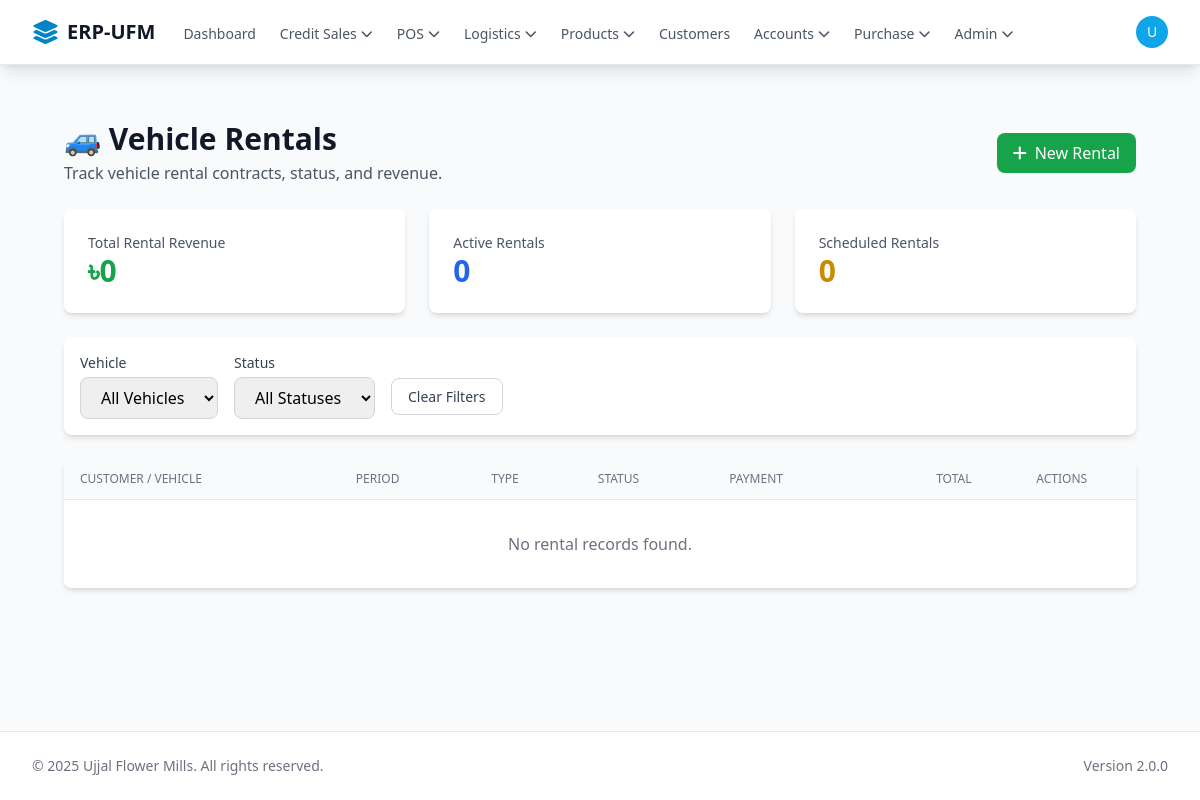
The app's page /logistics/rentals/index.php (signed in), older data.
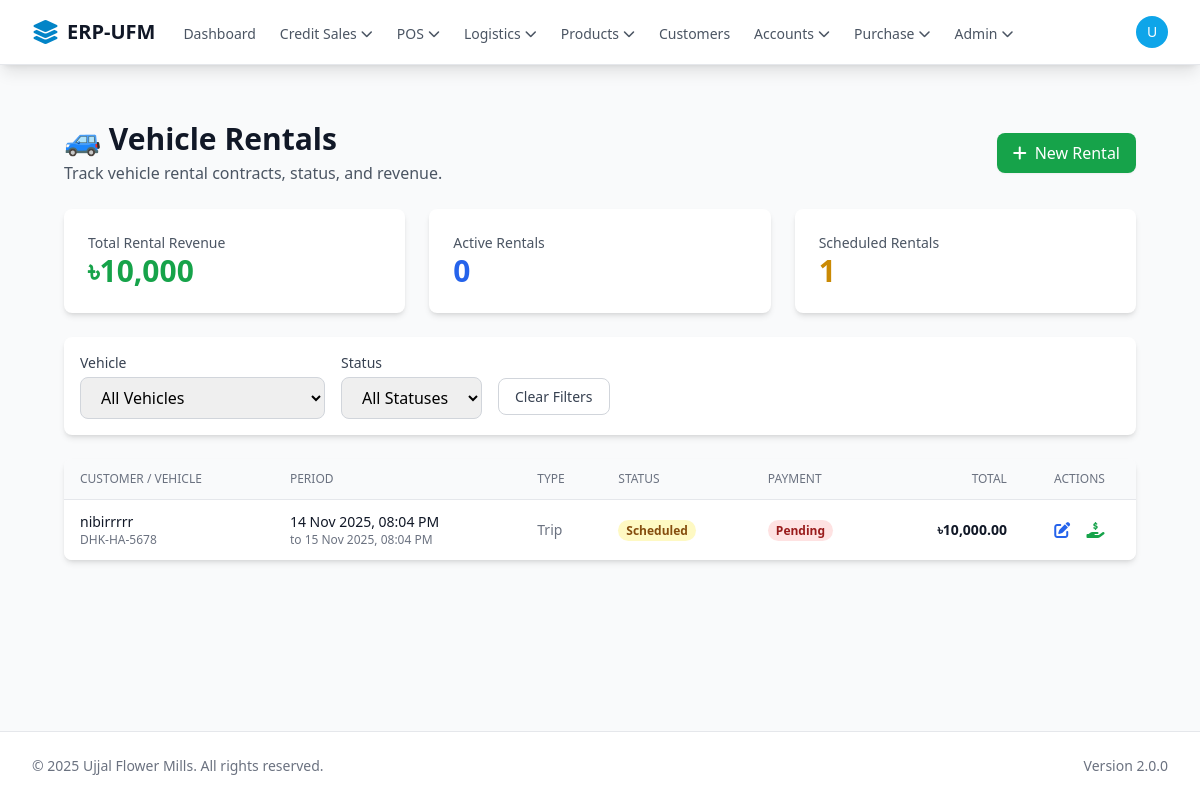
The same page, newer data.
### tables this page shows
CREATE TABLE `vehicle_rentals` (
  `id` int(11) NOT NULL,
  `vehicle_id` int(11) NOT NULL,
  `customer_id` bigint(20) UNSIGNED NOT NULL,
  `rental_type` enum('Trip','Daily','Monthly','Fixed') NOT NULL,
  `start_datetime` datetime NOT NULL,
  `end_datetime` datetime NOT NULL,
  `rate` decimal(12,2) NOT NULL DEFAULT 0.00,
  `total_amount` decimal(12,2) NOT NULL DEFAULT 0.00,
  `status` enum('Scheduled','In Progress','Completed','Cancelled') NOT NULL DEFAULT 'Scheduled',
  `payment_status` enum('Pending','Partially Paid','Paid') NOT NULL DEFAULT 'Pending',
  `notes` text DEFAULT NULL,
  `journal_entry_id` bigint(20) UNSIGNED DEFAULT NULL,
  `created_by_user_id` bigint(20) UNSIGNED DEFAULT NULL,
  `created_at` timestamp NULL DEFAULT current_timestamp(),
  `updated_at` timestamp NULL DEFAULT current_timestamp() ON UPDATE current_timestamp()
);

CREATE TABLE `customers` (
  `id` bigint(20) UNSIGNED NOT NULL,
  `uuid` varchar(36) NOT NULL DEFAULT uuid() COMMENT 'Public-safe unique ID',
  `customer_type` enum('Credit','POS') NOT NULL DEFAULT 'POS' COMMENT 'Credit customers are eligible for a limit, POS are not.',
  `name` varchar(255) NOT NULL COMMENT 'Contact person''s name or a walk-in customer''s name',
  `business_name` varchar(255) DEFAULT NULL COMMENT 'The registered business name, if any',
  `phone_number` varchar(50) NOT NULL COMMENT 'Primary contact phone',
  `email` varchar(100) DEFAULT NULL COMMENT 'Optional but highly recommended for invoices',
  `business_address` text DEFAULT NULL,
  `photo_url` varchar(255) DEFAULT NULL COMMENT 'File path to an optional customer photo',
  `credit_limit` decimal(12,2) NOT NULL DEFAULT 0.00 COMMENT 'The max credit allowed. Application logic will enforce 0.00 for POS customers.',
  `initial_due` decimal(12,2) NOT NULL DEFAULT 0.00 COMMENT 'One-time starting balance (if migrating)',
  `current_balance` decimal(12,2) NOT NULL DEFAULT 0.00 COMMENT 'Live A/R balance. Will be updated by invoices and payments.',
  `status` enum('active','inactive','blacklisted') NOT NULL DEFAULT 'active',
  `created_at` timestamp NOT NULL DEFAULT current_timestamp(),
  `updated_at` timestamp NOT NULL DEFAULT current_timestamp() ON UPDATE current_timestamp()
);

CREATE TABLE `vehicles` (
  `id` int(11) NOT NULL,
  `vehicle_number` varchar(50) NOT NULL,
  `vehicle_type` enum('Own','Rented') NOT NULL DEFAULT 'Own',
  `category` enum('Truck','Van','Pickup','Motorcycle','Other') DEFAULT 'Truck',
  `capacity_kg` decimal(10,2) DEFAULT 0.00,
  `fuel_type` enum('Diesel','Petrol','CNG','Electric') DEFAULT 'Diesel',
  `make` varchar(100) DEFAULT NULL,
  `model` varchar(100) DEFAULT NULL,
  `year` int(11) DEFAULT NULL,
  `status` enum('Active','Maintenance','Inactive') DEFAULT 'Active',
  `ownership_status` enum('Owned','Leased','Rented') DEFAULT 'Owned',
  `assigned_branch_id` bigint(20) UNSIGNED DEFAULT NULL,
  `rental_rate_per_day` decimal(10,2) DEFAULT NULL,
  `rental_start_date` date DEFAULT NULL,
  `rental_end_date` date DEFAULT NULL,
  `rental_vendor_name` varchar(255) DEFAULT NULL,
  `rental_vendor_phone` varchar(20) DEFAULT NULL,
  `purchase_date` date DEFAULT NULL,
  `purchase_price` decimal(12,2) DEFAULT NULL,
  `current_mileage` decimal(10,2) DEFAULT 0.00,
  `next_service_due_date` date DEFAULT NULL,
  `next_service_due_mileage` decimal(10,2) DEFAULT NULL,
  `notes` text DEFAULT NULL,
  `created_at` timestamp NULL DEFAULT current_timestamp(),
  `updated_at` timestamp NULL DEFAULT current_timestamp() ON UPDATE current_timestamp()
);

### core/init.php (called while the page is built, shortened)
<?php
spl_autoload_register(function ($class) {
    $class_file = __DIR__ . '/classes/' . $class . '.php';
});
$db = Database::getInstance();

### core/classes/Database.php (called while the page is built, shortened)
<?php
class Database
{
    private static $_instance = null;
    private $_pdo,
            $_query,
            $_error = false,
            $_results,
            $_count = 0;
    private function __construct()
    {
        try {
            $options = [
                PDO::ATTR_PERSISTENT => true,
                PDO::ATTR_ERRMODE => PDO::ERRMODE_EXCEPTION,
                PDO::ATTR_DEFAULT_FETCH_MODE => PDO::FETCH_OBJ,
                PDO::MYSQL_ATTR_INIT_COMMAND => "SET NAMES utf8mb4 COLLATE utf8mb4_unicode_ci"
            ];
            $this->_pdo = new PDO('mysql:host=' . DB_HOST . ';dbname=' . DB_NAME . ';charset=utf8mb4', DB_USER, DB_PASS, $options);
        } catch (PDOException $e) {
            error_log("Database Connection Error: " . $e->getMessage());
            die("Database connection failed. Please check logs or contact support.");
        }
    }
    public static function getInstance()
    {
        if (!isset(self::$_instance)) {
            self::$_instance = new Database();
        }
        return self::$_instance;
    }
    public function query($sql, $params = [])
    {
        $this->_results = [];
        try {
            $this->_query = $this->_pdo->prepare($sql);
            $success = $this->_query->execute($params);
            if ($success) {
                if (stripos(trim($sql), 'SELECT') === 0) {
                    $this->_results = $this->_query->fetchAll(PDO::FETCH_OBJ);
                } else {
                    $this->_count = $this->_query->rowCount();
                }
            }
        } catch (PDOException $e) {
            $this->_error = true;
            error_log("SQL Error [{$e->getCode()}]: {$e->getMessage()} in query: $sql | Params: " . print_r($params, true));
        }
        return $this;
    }
    public function results()
    {
        return $this->_results;
    }
    public function first()
    {
        return $this->_results[0] ?? null;
    }
}
?>

### logistics/rentals/index.php (the view, shortened to what the changed rows need)
<?php
require_once '../../core/init.php';
global $db;
$where_conditions = [];
$params = [];
$where_clause = !empty($where_conditions) ? 'WHERE ' . implode(' AND ', $where_conditions) : '';
$rentals = $db->query(
    "SELECT
        vr.*,
        v.vehicle_number,
        c.name as customer_name
     FROM vehicle_rentals vr
     JOIN vehicles v ON vr.vehicle_id = v.id
     JOIN customers c ON vr.customer_id = c.id
     $where_clause
     ORDER BY vr.start_datetime DESC
     LIMIT 100",
    $params
)->results();
$stats = $db->query(
    "SELECT
        SUM(total_amount) as total_revenue,
        SUM(CASE WHEN status = 'In Progress' THEN 1 ELSE 0 END) as active_rentals,
        SUM(CASE WHEN status = 'Scheduled' THEN 1 ELSE 0 END) as scheduled_rentals
     FROM vehicle_rentals
     WHERE status != 'Cancelled'"
)->first();
require_once '../../templates/header.php';
?>
<div class="max-w-screen-2xl mx-auto px-4 sm:px-6 lg:px-8 py-6">
    <div class="flex justify-between items-center mb-6">
        <div>
            <h1 class="text-3xl font-bold text-gray-900">🚙 Vehicle Rentals</h1>
        </div>
    </div>
    <div class="grid grid-cols-1 md:grid-cols-3 gap-6 mb-6">
        <div class="bg-white rounded-lg shadow-md p-6">
            <p class="text-sm text-gray-600">Total Rental Revenue</p>
            <p class="text-3xl font-bold text-green-600">৳<?php echo number_format($stats->total_revenue ?? 0, 0); ?></p>
        </div>
        <div class="bg-white rounded-lg shadow-md p-6">
            <p class="text-sm text-gray-600">Scheduled Rentals</p>
            <p class="text-3xl font-bold text-yellow-600"><?php echo $stats->scheduled_rentals ?? 0; ?></p>
        </div>
    </div>
    <div class="bg-white rounded-lg shadow-md overflow-hidden">
        <div class="overflow-x-auto">
            <table class="min-w-full divide-y divide-gray-200">
                <thead class="bg-gray-50">
                    <tr>
                        <th class="px-4 py-3 text-left text-xs font-medium text-gray-500 uppercase">Customer / Vehicle</th>
                        <th class="px-4 py-3 text-left text-xs font-medium text-gray-500 uppercase">Period</th>
                        <th class="px-4 py-3 text-left text-xs font-medium text-gray-500 uppercase">Type</th>
                        <th class="px-4 py-3 text-left text-xs font-medium text-gray-500 uppercase">Status</th>
                        <th class="px-4 py-3 text-left text-xs font-medium text-gray-500 uppercase">Payment</th>
                        <th class="px-4 py-3 text-right text-xs font-medium text-gray-500 uppercase">Total</th>
                        <th class="px-4 py-3 text-center text-xs font-medium text-gray-500 uppercase">Actions</th>
                    </tr>
                </thead>
                <tbody class="bg-white divide-y divide-gray-200">
                    <?php if (empty($rentals)): ?>
                    <tr>
                        <td colspan="7" class="px-4 py-8 text-center text-gray-500">No rental records found.</td>
                    </tr>
                    <?php else: ?>
                        <?php
                        foreach ($rentals as $rental):
                            $status_color = 'gray';
                            if ($rental->status == 'Scheduled') $status_color = 'yellow';
                            $payment_color = 'red';
                        ?>
                        <tr class="hover:bg-gray-50">
                            <td class="px-4 py-3">
                                <div class="text-sm font-medium text-gray-900"><?php echo htmlspecialchars($rental->customer_name); ?></div>
                                <div class="text-xs text-gray-500"><?php echo htmlspecialchars($rental->vehicle_number); ?></div>
                            </td>
                            <td class="px-4 py-3">
                                <div class="text-sm text-gray-900"><?php echo date('d M Y, h:i A', strtotime($rental->start_datetime)); ?></div>
                                <div class="text-xs text-gray-500">to <?php echo date('d M Y, h:i A', strtotime($rental->end_datetime)); ?></div>
                            </td>
                            <td class="px-4 py-3 text-sm text-gray-500"><?php echo htmlspecialchars($rental->rental_type); ?></td>
                            <td class="px-4 py-3 text-sm">
                                <span class="px-2 py-0.5 text-xs font-bold rounded-full bg-<?php echo $status_color; ?>-100 text-<?php echo $status_color; ?>-800">
                                    <?php echo htmlspecialchars($rental->status); ?>
                                </span>
                            </td>
                            <td class="px-4 py-3 text-sm">
                                <span class="px-2 py-0.5 text-xs font-bold rounded-full bg-<?php echo $payment_color; ?>-100 text-<?php echo $payment_color; ?>-800">
                                    <?php echo htmlspecialchars($rental->payment_status); ?>
                                </span>
                            </td>
                            <td class="px-4 py-3 text-sm text-right font-bold text-gray-900">
                                ৳<?php echo number_format($rental->total_amount, 2); ?>
                            </td>
                            <td class="px-4 py-3 text-center">
                                <a href="manage.php?id=<?php echo $rental->id; ?>" class="text-blue-600 hover:text-blue-800" title="Edit">
                                    <i class="fas fa-edit"></i>
                                </a>
                                <a href="../accounts/receive_payment.php?rental_id=<?php echo $rental->id; ?>" class="text-green-600 hover:text-green-800 ml-3" title="Receive Payment">
                                    <i class="fas fa-hand-holding-usd"></i>
                                </a>
                            </td>
                        </tr>
                        <?php endforeach; ?>
                    <?php endif; ?>
                </tbody>
            </table>
        </div>
    </div>
</div>
<?php require_once '../../templates/footer.php'; ?>

Row changes from the older to the newer data that the page shows:
added vehicle_rentals: customer.name "nibirrrrr", vehicle.vehicle_number "DHK-HA-5678", start_datetime "14 Nov 2025, 08:04 PM", end_datetime "15 Nov 2025, 08:04 PM", rental_type "Trip", status "Scheduled", payment_status "Pending", total_amount "10,000.00"
Text that changed along with them:
$stats->total_revenue: "0" → "10,000"
$stats->scheduled_rentals: "0" → "1"
text no longer shown: "No rental records found."
